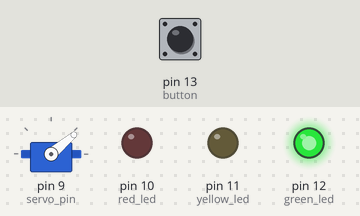
Bench run of a sketch on a simulated Arduino Uno, built with avr-gcc and run on an emulated ATmega328P. Parts: servo, output pins drawn as LEDs (lit = HIGH). The inputs (shaded band) are chosen by the test bench; at power-on: pin 13 (button) LOW.

Above: at 1.2 s.
1.3 s: pin 13 (button) pulled HIGH for 0.15 s
At 1.45 s:
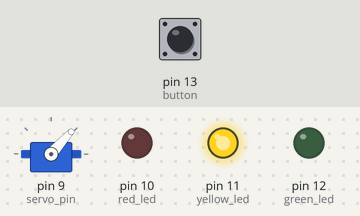
At 3.5 s:
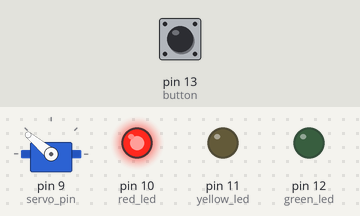
4.3 s: pin 13 (button) pulled HIGH for 1 s
At 4.45 s:
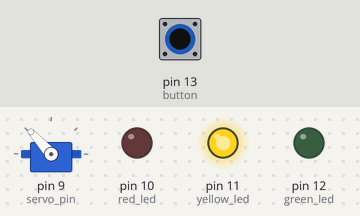
Timing chart, 0 to 7.3 s (numbered marks = the images above; inputs shaded):
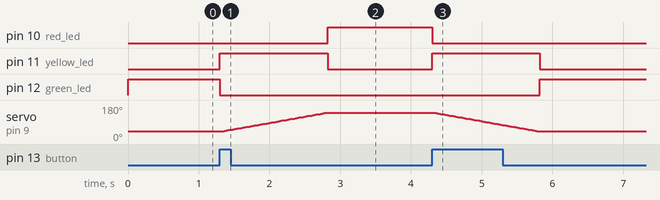

Measured:
- after the input at 1.3 s, pin 10 (red_led): LOW → HIGH after 1.5 s; pin 11 (yellow_led): LOW → HIGH at once, → LOW 1.5 s later; pin 12 (green_led): HIGH → LOW at once; servo on pin 9 (servo_pin): moves from 40° to 140° over 1.5 s, starting at once
- after the input at 4.3 s, pin 10 (red_led): HIGH → LOW at once; pin 11 (yellow_led): LOW → HIGH at once, → LOW 1.5 s later; pin 12 (green_led): LOW → HIGH after 1.5 s; servo on pin 9 (servo_pin): moves from 140° to 40° over 1.5 s, starting at once

The sketch:

barrera_tren.ino
```cpp
//www.elegoo.com
//2018.12.19
#include <Servo.h>
/* After including the corresponding libraries,
   we can use the "class" like "Servo" created by the developer for us.
   We can use the functions and variables created in the libraries by creating
   objects like the following "myservo" to refer to the members in ".".*/

Servo gate;
// PIN control
int servo_pin = 9;
int red_led = 10;
int yellow_led = 11;
int green_led = 12;
int button = 13;

// Servo positions
int gate_closed = 140;
int gate_opened = 40;

// Variables
int buttonState = LOW;
int gateState = HIGH;

//it created an object called myservo.
/*  you can see Servo as a complex date type(Including functions and various data types)
    and see myservo as variables.               */

void setup(){
  /*"attach" and "write" are both functions,
     and they are members contained in the complex structure of "Servo".
     We can only use them if we create the object "myservo" for the complex structure of "Servo".
  */
  gate.attach(servo_pin);//connect pin 9 with the control line(the middle line of Servo)
  gate.write(gate_opened);// center servo at opened position
  pinMode(button, INPUT);
  pinMode(red_led, OUTPUT);
  pinMode(yellow_led, OUTPUT);
  pinMode(green_led, OUTPUT);

  digitalWrite(red_led, LOW);
  digitalWrite(yellow_led, LOW);
  digitalWrite(green_led, HIGH);
}

void loop(){
  buttonState = digitalRead(button);
  if(buttonState == HIGH) {
    if(gateState == HIGH) {
      closeGate();
      gateState = LOW;
    } else {
      openGate();
      gateState = HIGH;
    }
  }
}

void openGate() {
    digitalWrite(red_led, LOW);
    digitalWrite(yellow_led, HIGH);
    digitalWrite(green_led, LOW);
    for (int pos = gate_closed; pos >= gate_opened; pos-=1) {
      gate.write(pos);
      delay(15);
    }
    digitalWrite(red_led, LOW);
    digitalWrite(yellow_led, LOW);
    digitalWrite(green_led, HIGH);
}

void closeGate() {
    digitalWrite(red_led, LOW);
    digitalWrite(yellow_led, HIGH);
    digitalWrite(green_led, LOW);
    for (int pos = gate_opened; pos <= gate_closed; pos+=1) {
      gate.write(pos);
      delay(15);
    }
    digitalWrite(red_led, HIGH);
    digitalWrite(yellow_led, LOW);
    digitalWrite(green_led, LOW);
}
```
